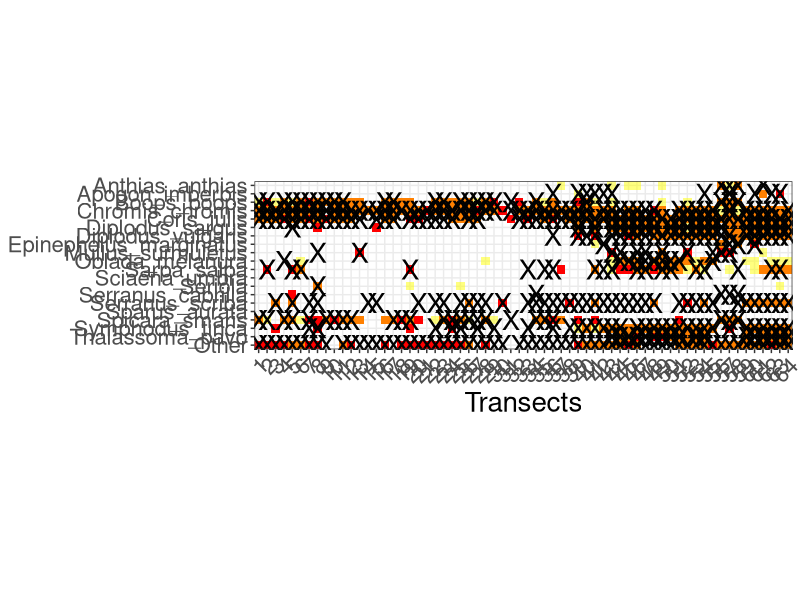
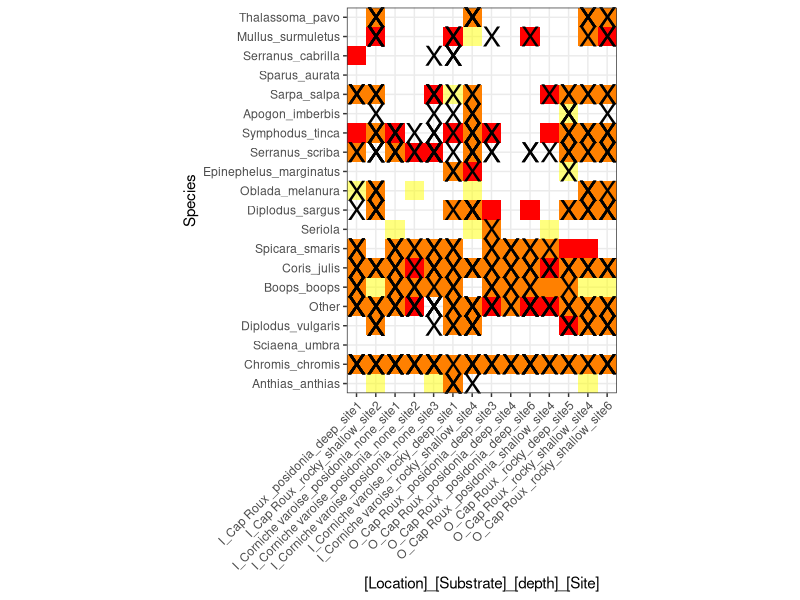

Source code (R) for these figures, in order: (Note: this script raises an error after producing the figures.)
library(tidyr)
library(ggplot2)
library(reshape2)
library(tibble)
library(dplyr)
library(cowplot)
#library(vegan)

#FUNCTIONS
{
#Function to convert counts to presence/absence
convert_to_presence_absence <- function(data) {
  presence_absence <- data
  presence_absence[, -1][presence_absence[, -1] > 0] <- 1
  return(presence_absence)
}

# Replace duplicates in the first column with NA
replace_duplicates_with_na <- function(data) {
  duplicates <- duplicated(data$file)
  data[duplicates, ] <- NA
  return(data)
}
}


#INITIALISATION / change directories here ect.
{
#Manipulation to get into the folder autoUC_MedSea
current_dir <- getwd()
parent_dir <- dirname(current_dir)
setwd(parent_dir)

#Get into the correct path
setwd("./03_Datasets/01_condensedCounts_Detections/")

detections <- read.csv("./condensedVideoCount0.8.csv", sep = " ") 

# Read the files
setwd("./03_Datasets/02_UVC_Data/")
groundtruth <- read.csv("UVC_Oct_2023_condensed.csv") 

#Get MetaData for later
metaData <- groundtruth[,1:11]

# Clean up the dataframes
detections <- subset(detections, select = -c(transNameCounts))
groundtruth <- groundtruth[,-c(1:10)]
names <- readLines("class_names.txt")

#Get rid of the class that only appear in a certain numnber of frames per video (unlikely to be a fish!)
minFishCount <- 4

for(i in 1:nrow(detections)){
  for(j in 1:ncol(detections)){
    if(detections[i,j] <= minFishCount){
      detections[i,j] = 0
    }
  }
}

#Drop the file names that are not in the detections
for(i in 1:nrow(detections)){
  if (detections$file[i] %in% groundtruth$file) {
    #print(paste0('Groundtruth available for ', detections$file[i]))
  } else{
    #print(paste0('Groundtruth NOT available for ', detections$file[i]))
    detections$file[i] <- NA
  }
}

#Delete the non existing groundtruth & detection files 
#This has to be done since we detected on more videos than we have data for
groundtruth <- drop_na(groundtruth)
detections <- drop_na(detections)

# Convert counts to presence/absence for both files
groundtruth_presence_absence <- convert_to_presence_absence(groundtruth)
detections_presence_absence <- convert_to_presence_absence(detections)
}


#~~~~~~~~~~~~~~~~~~~~~~~~~~
#PLOT per transect!
{
# Replace duplicates in the first column with NA
groundtruth_presence_absence <- replace_duplicates_with_na(groundtruth_presence_absence)

#Delete the non existing groundtruth files
groundtruth_presence_absence <- drop_na(groundtruth_presence_absence)

#Reorder them alphabetically
groundtruth_presence_absence <- groundtruth_presence_absence[order(groundtruth_presence_absence$file, decreasing = TRUE), ]

transGround <- as.data.frame(t(groundtruth_presence_absence))
names(transGround) <- transGround[1,]
transGround <- transGround[-1,]
species <- row.names(transGround)

transGround <- sapply(transGround, as.numeric)
transGround <- as.data.frame(transGround)

transGround <- cbind(species, transGround)
rownames(transGround) <- NULL

#DETECTIONS
transDetection <- as.data.frame(t(detections_presence_absence))

names(transDetection) <- transDetection[1,]
transDetection <- transDetection[-1,]
species <- row.names(transDetection)

transDetection <- sapply(transDetection, as.numeric)
transDetection <- as.data.frame(transDetection)


transDetection <- cbind(species, transDetection)
rownames(transDetection) <- NULL

#MANUAL VIDEO COUNTS
setwd("./03_Datasets/03_Manual_Video_Count/")
manualVideoCount <- read.csv("./manualVideoCount.csv")

#MANUAL COUNTS
#Drop the file names that are not in the detections
for(i in 1:nrow(groundtruth_presence_absence)){
  if (groundtruth_presence_absence$file[i] %in% manualVideoCount$file) {
    #print(paste0('Detections available for ', groundtruth_presence_absence$file[i]))
  } else{
    #print(paste0('Detections NOT available for ', groundtruth_presence_absence$file[i]))
    groundtruth_presence_absence$file[i] <- NA
  }
}

for(i in 1:nrow(detections_presence_absence)){
  if (detections_presence_absence$file[i] %in% manualVideoCount$file) {
    #print(paste0('Groundtruth available for ', detections_presence_absence$file[i]))
  } else{
    #print(paste0('Groundtruth NOT available for ', detections_presence_absence$file[i]))
    detections_presence_absence$file[i] <- NA
  }
}

for(i in 1:nrow(manualVideoCount)){
  if (manualVideoCount$file[i] %in% groundtruth_presence_absence$file) {
    #print(paste0('Groundtruth available for ', manualVideoCount$file[i]))
  } else{
    #print(paste0('Groundtruth NOT available for ', manualVideoCount$file[i]))
    manualVideoCount$file[i] <- NA
  }
}

#Delete the non existing groundtruth files
groundtruth_presence_absence <- drop_na(groundtruth_presence_absence)
detections_presence_absence <- drop_na(detections_presence_absence)

#Get Metadata
metaDataAdvanced <- metaData
metaDataAdvanced <- drop_na(metaDataAdvanced)

#This was used for representation to find rocky information per column
for(i in 1:nrow(metaDataAdvanced)){
  #metaDataAdvanced$category[i] <- paste0(metaDataAdvanced$location[i], "_", metaDataAdvanced$substrate[i], "_", metaDataAdvanced$depth[i], "_site", metaDataAdvanced$site[i])
  #metaDataAdvanced$category[i] <- paste0(metaDataAdvanced$zone[i], "_", metaDataAdvanced$substrate[i], "_", metaDataAdvanced$location[i], "_", metaDataAdvanced$depth[i], "_site", metaDataAdvanced$site[i], "_transect", metaDataAdvanced$transect[i])
  metaDataAdvanced$category[i] <- paste0(metaDataAdvanced$substrate[i], "_", metaDataAdvanced$location[i], "_", metaDataAdvanced$depth[i], "_site", metaDataAdvanced$site[i], "_transect", metaDataAdvanced$transect[i])
  #metaDataAdvanced$arbitTransect[i] <- paste0('Transect ', i)
}

metaDataAdvanced <- metaDataAdvanced[order(metaDataAdvanced$category, decreasing = FALSE),]

#This will be displayed on the x-axis
for(i in 1:nrow(metaDataAdvanced)){
  #metaDataAdvanced$category[i] <- paste0(metaDataAdvanced$location[i], "_", metaDataAdvanced$substrate[i], "_", metaDataAdvanced$depth[i], "_site", metaDataAdvanced$site[i])
  #metaDataAdvanced$category[i] <- paste0( metaDataAdvanced$zone[i], "_", metaDataAdvanced$location[i], "_", metaDataAdvanced$depth[i], "_site", metaDataAdvanced$site[i], "_transect", metaDataAdvanced$transect[i])
  metaDataAdvanced$arbitTransect[i] <- paste0('Transect ', i)
}

# Read the files and join all the Transects together with the data
manualMeta <- left_join(metaDataAdvanced, manualVideoCount, by = "file")
manualMeta <- drop_na(manualMeta)

detectionsMeta <- left_join(metaDataAdvanced, detections_presence_absence, by = "file")
detectionsMeta <- drop_na(detectionsMeta)

groundtruthMeta <- left_join(metaDataAdvanced, groundtruth_presence_absence, by = "file")
groundtruthMeta <- drop_na(groundtruthMeta)

detectionsMeta$site <- as.factor(detectionsMeta$site)
detectionsMeta$gopro <- as.factor(detectionsMeta$gopro)
detectionsMeta$transect <- as.factor(detectionsMeta$transect)

manualMeta$site <- as.factor(manualMeta$site)
manualMeta$gopro <- as.factor(manualMeta$gopro)
manualMeta$transect <- as.factor(manualMeta$transect)

groundtruthMeta$site <- as.factor(groundtruthMeta$site)
groundtruthMeta$gopro <- as.factor(groundtruthMeta$gopro)
groundtruthMeta$transect <- as.factor(groundtruthMeta$transect)

#Setting up Groundtruth
groundtruthMetaMelted <- melt(groundtruthMeta)

for(i in 1:nrow(groundtruthMetaMelted)){
  if(groundtruthMetaMelted$value[i] == 0){
    groundtruthMetaMelted$value[i] = NA
  }
}

groundtruthMetaMelted <- drop_na(groundtruthMetaMelted)

#Re-Order to make it look nice MANUAL DATA
namesOrd <- sort(names, decreasing = TRUE)

namesOrd <- namesOrd[ !namesOrd == 'Other']

base <- manualMeta[,1:13]

#Do the other class to be first/last
Other <- manualMeta['Other']
base <- cbind(base, Other)

for(i in 1:length(namesOrd)){
  currentSpecies <- namesOrd[i]
  base <- cbind(base, manualMeta[currentSpecies])
}

manualMetaMelted <- melt(base)

#Re-Order to make it look nice DETECTION DATA
base <- detectionsMeta[,1:13]

#Do the other class to be first/last
Other <- detectionsMeta['Other']
base <- cbind(base, Other)

for(i in 1:length(namesOrd)){
  currentSpecies <- namesOrd[i]
  base <- cbind(base, detectionsMeta[currentSpecies])
}

detectionsMetaMelted <- melt(base)

transectNames <- c()

for(i in 1:nrow(manualMeta)){
  transectNames[i] <- as.character(i)
}

#Plot Species against Transects
print(ggplot() +
  geom_tile(data = manualMetaMelted, aes(category, variable, alpha = value*0.8), fill = "red") + #Manual Video Counts
  geom_tile(data = detectionsMetaMelted, aes(category, variable, alpha = value*0.4), fill = "yellow") + #Detections
  geom_text(data = groundtruthMetaMelted, aes(category, variable, label = "X"),  size=7) + #Diver Data marked by X
  coord_equal(expand = 0) +
  theme_bw() +
  theme(axis.text.x = element_text(angle = 45, hjust = 1)) +
  #labs(x = "[Location]_[Substrate]_[depth]_[Site]_[Transect]", y = "Species") +
  guides(alpha = FALSE) +
  scale_alpha_continuous(range = c(0, 1)) + #To make the absent species non coloured! +
  theme(text=element_text(size=20), 
        axis.title.y=element_blank() ) + 
  scale_x_discrete(labels=transectNames) +
  labs(x = 'Transects'))

#Save the plot if needed
#dev.copy2pdf(file='21022024_transect_evaluation_8.pdf', height = 8, width = 20)


}


#PLOT per site without the transect!
{
#Get Metadata
metaDataAdvanced <- metaData
for(i in 1:nrow(metaDataAdvanced)){
  metaDataAdvanced$category[i] <- paste0(metaDataAdvanced$zone[i], "_", metaDataAdvanced$location[i], "_", metaDataAdvanced$substrate[i], "_", metaDataAdvanced$depth[i], "_site", metaDataAdvanced$site[i])
  #metaDataAdvanced$category[i] <- paste0(metaDataAdvanced$location[i], "_", metaDataAdvanced$substrate[i], "_", metaDataAdvanced$depth[i], "_site", metaDataAdvanced$site[i], "_transect", metaDataAdvanced$transect[i])
}

# Read the files
manualMeta <- left_join(metaDataAdvanced, manualVideoCount, by = "file")
manualMeta <- drop_na(manualMeta)

detectionsMeta <- left_join(metaDataAdvanced, detections_presence_absence, by = "file")
detectionsMeta <- drop_na(detectionsMeta)

groundtruthMeta <- left_join(metaDataAdvanced, groundtruth_presence_absence, by = "file")
groundtruthMeta <- drop_na(groundtruthMeta)

detectionsMeta$site <- as.factor(detectionsMeta$site)
detectionsMeta$gopro <- as.factor(detectionsMeta$gopro)
detectionsMeta$transect <- as.factor(detectionsMeta$transect)

manualMeta$site <- as.factor(manualMeta$site)
manualMeta$gopro <- as.factor(manualMeta$gopro)
manualMeta$transect <- as.factor(manualMeta$transect)

groundtruthMeta$site <- as.factor(groundtruthMeta$site)
groundtruthMeta$gopro <- as.factor(groundtruthMeta$gopro)
groundtruthMeta$transect <- as.factor(groundtruthMeta$transect)

#Setting up Groundtruth
groundtruthMetaMelted <- melt(groundtruthMeta)

for(i in 1:nrow(groundtruthMetaMelted)){
  if(groundtruthMetaMelted$value[i] == 0){
    groundtruthMetaMelted$value[i] = NA
  }
}

groundtruthMetaMelted <- drop_na(groundtruthMetaMelted)

manualMetaMelted <- melt(manualMeta)
detectionsMetaMelted <- melt(detectionsMeta)

detectionsMetaMelted <- subset(detectionsMetaMelted, select = -c(transect))
manualMetaMelted <- subset(manualMetaMelted, select = -c(transect))

detectionsMetaMelted$catSpecies <- paste0(detectionsMetaMelted$category, '_', detectionsMetaMelted$variable, '_', detectionsMetaMelted$value)
uniqueCount <- duplicated(detectionsMetaMelted$catSpecies)

for(i in 1:nrow(detectionsMetaMelted)){
  if(uniqueCount[i] == TRUE){
    detectionsMetaMelted$value[i] = NA
  }
}

detectionsMetaMelted <- drop_na(detectionsMetaMelted)


manualMetaMelted$catSpecies <- paste0(manualMetaMelted$category, '_', manualMetaMelted$variable, '_', manualMetaMelted$value)
uniqueCount <- duplicated(manualMetaMelted$catSpecies)

for(i in 1:nrow(manualMetaMelted)){
  if(uniqueCount[i] == TRUE){
    manualMetaMelted$value[i] = NA
  }
}

manualMetaMelted <- drop_na(manualMetaMelted)

#Plot Species per site instead of transects/videos
ggplot() +
  geom_tile(data = manualMetaMelted, aes(category, variable, alpha = value*0.8), fill = "red") + #Manual Video Counts
  geom_tile(data = detectionsMetaMelted, aes(category, variable, alpha = value*0.4), fill = "yellow") + #Detections
  geom_text(data = groundtruthMetaMelted, aes(x= category, y = variable, label = "X"),  size=7) + #Diver Data marked by X
  coord_equal(expand = 0) +
  theme_bw() +
  theme(axis.text.x = element_text(angle = 45, hjust = 1)) +
  labs(x = "[Location]_[Substrate]_[depth]_[Site]",
       y = "Species") +
  guides(alpha = FALSE) +
  scale_alpha_continuous(range = c(0, 1)) #To make the absent species non coloured!

}

#~~~~~~~~~~~~~~~~~~~~~~~~~~

#For Metrics 
{
  #~~~~~~~~~~~~~~~~~~~~~~~~~~Get quantitative numbers / ACCURACY
  #Reload Groundtruth
  setwd("./03_Datasets/02_UVC_Data/")
  groundtruth <- read.csv("./UVC_Oct_2023_condensed.csv")
  #Load names
  names <- readLines("./class_names.txt")
  #Create dataframe
  colNames <- colnames(groundtruth)
  colNames <- colNames[1:11]
  
  #Adjust the rows
  for(i in 1:nrow(detections_presence_absence)){
    if (detections_presence_absence$file[i] %in% manualVideoCount$file) {
      #print(paste0('Groundtruth available for ', detections_presence_absence$file[i]))
    } else{
      #print(paste0('Groundtruth NOT available for ', detections_presence_absence$file[i]))
      detections_presence_absence$file[i] <- NA
    }
  }
  
  # for(i in 1:nrow(manualVideoCount)){
  #   if (manualVideoCount$file[i] %in% detections_presence_absence$file) {
  #     #print(paste0('Groundtruth available for ', manualVideoCount$file[i]))
  #   } else{
  #     #print(paste0('Groundtruth NOT available for ', manualVideoCount$file[i]))
  #     manualVideoCount$file[i] <- NA
  #   }
  # }
  
  isEmptyNumeric <- function(x) {
    return(identical(x, numeric(0)))
  }
  
  #Delete the non existing groundtruth files
  groundtruth_presence_absence <- drop_na(groundtruth_presence_absence)
  detections_presence_absence <- drop_na(detections_presence_absence)
  manualVideoCount <- drop_na(manualVideoCount)
  
  finalAccuracy <- as.data.frame(matrix(1:(nrow(groundtruth_presence_absence)*2), nrow = nrow(groundtruth_presence_absence), ncol = 2))
  colnames(finalAccuracy) <- c('file', 'accuracy')
  
  for(i in 1:nrow(manualVideoCount)){
    truePositive <- 0
    falsePositive <- 0
    trueNegative <- 0
    falseNegative <- 0
    
    currentVideo <- manualVideoCount$file[i]
    
    currentCount <- subset(detections_presence_absence, file == currentVideo)
    
    for(j in 1:length(names)){
      currentDetection <- subset(detections_presence_absence, file == currentVideo)
      currentManualCount <- subset(manualVideoCount, file == currentVideo)
      
      currentSpecies <- names[j]
      
      if(isEmptyNumeric(currentDetection[[currentSpecies]]) == TRUE & currentManualCount[[currentSpecies]] == 1){
        falseNegative = falseNegative + 1
      }else if(isEmptyNumeric(currentDetection[[currentSpecies]]) == TRUE & currentManualCount[[currentSpecies]] == 0){
        trueNegative = trueNegative + 1
      }else if(currentDetection[[currentSpecies]] == 1 & currentManualCount[[currentSpecies]] == 1){
        truePositive = truePositive + 1
      }else if(currentDetection[[currentSpecies]] == 0 & currentManualCount[[currentSpecies]] == 1){
        falseNegative = falseNegative + 1
      }else if(currentDetection[[currentSpecies]] == 1 & currentManualCount[[currentSpecies]] == 0){
        falsePositive = falsePositive + 1
      }else if(currentDetection[[currentSpecies]] == 0 & currentManualCount[[currentSpecies]] == 0){
        trueNegative = trueNegative + 1
      }
    }
    #Save the metrics
    finalAccuracy$file[i] <- currentVideo
    finalAccuracy$TP[i] <- truePositive
    finalAccuracy$FP[i] <- falsePositive
    finalAccuracy$TN[i] <- trueNegative
    finalAccuracy$FN[i] <- falseNegative
    finalAccuracy$accuracy[i] <- (truePositive + trueNegative) / (truePositive + trueNegative + falsePositive + falseNegative)
    finalAccuracy$sensitivity[i] <- (truePositive) / (truePositive + falseNegative)
    finalAccuracy$specificity[i] <- (trueNegative) / (trueNegative + falsePositive)
    finalAccuracy$detectionAccuracy[i] <- (truePositive) / (truePositive + falsePositive)
    
    UB <- finalAccuracy$accuracy[i] - ((truePositive + falsePositive)*(truePositive + falseNegative) + (falseNegative + trueNegative)*(trueNegative + falsePositive)) / (truePositive + trueNegative + falsePositive + falseNegative)**2
    LB <- 1 - ((truePositive + falsePositive)*(truePositive + falseNegative) + (falseNegative + trueNegative)*(trueNegative + falsePositive)) / (truePositive + trueNegative + falsePositive + falseNegative)**2
    finalAccuracy$KappaStat[i] <- UB / LB
    
    finalAccuracy$TSS[i] <- finalAccuracy$sensitivity[i] + finalAccuracy$specificity[i] - 1
    
  }
  
  finalAccuracy <- left_join(finalAccuracy, groundtruth, by = 'file')[,1:12]
  
  #finalAccuracy <- drop_na(finalAccuracy)
  
  overallAcc <- mean(finalAccuracy$accuracy)
  overallSensitivity <- mean(finalAccuracy$sensitivity)
  overallSpecificity <- mean(finalAccuracy$specificity)
  overallKappaStat <- mean(finalAccuracy$KappaStat)
  overallTSS <- mean(finalAccuracy$TSS)
  
  overallALL <- overallAcc + overallSensitivity + overallSpecificity + overallKappaStat + overallTSS
  
  overallDetectionAccuracy <- mean(finalAccuracy$detectionAccuracy, na.rm = TRUE)
  sumFP <- sum(finalAccuracy$FP)
  sumFN <- sum(finalAccuracy$FN)
  sumTP <- sum(finalAccuracy$TP)
  sumTN <- sum(finalAccuracy$TN)
  
  #Accuracy
  print(paste0('Accuracy: ', round(overallAcc,2), ' Sensitivity: ', round(overallSensitivity,2), ' Specificity: ', round(overallSpecificity,2), ' Kappa Statistic: ', round(overallKappaStat,2), ' TSS: ', round(overallTSS,2), ' ALL: ', round(overallALL,2), '/5'))
}


#For Biol Metrics / does not work with Linux R since package R does not exist
{
detectionsMeta$SpeciesRichness <- specnumber(detectionsMeta[,12:32])

manualMeta$SpeciesRichness <- specnumber(manualMeta[,12:32])

manualMeta$method <- 'm'
detectionsMeta$method <- 'd'

manDetMeta <- rbind(manualMeta, detectionsMeta)

ggplot(data=manDetMeta, aes(x = substrate, y = SpeciesRichness, fill = method)) +
  geom_boxplot() +
  labs(y= "Species Richness", x = "Substrate", fill = "Evaluation Method") +
  scale_fill_discrete(labels=c('Detection', 'Manual'))
}

#End




